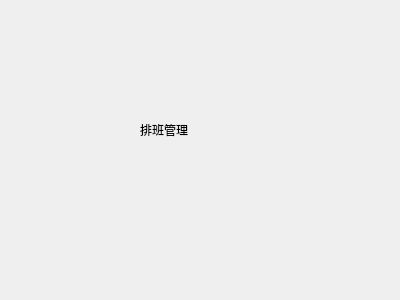
<?xml version="1.0" encoding="UTF-8"?>
<ui version="4.0">
 <class>Schedule</class>
 <widget class="QWidget" name="Schedule">
  <property name="geometry">
   <rect>
    <x>0</x>
    <y>0</y>
    <width>400</width>
    <height>300</height>
   </rect>
  </property>
  <property name="windowTitle">
   <string>Form</string>
  </property>
  <widget class="QLabel" name="label">
   <property name="geometry">
    <rect>
     <x>140</x>
     <y>120</y>
     <width>69</width>
     <height>19</height>
    </rect>
   </property>
   <property name="text">
    <string>排班管理</string>
   </property>
  </widget>
 </widget>
 <resources/>
 <connections/>
</ui>
